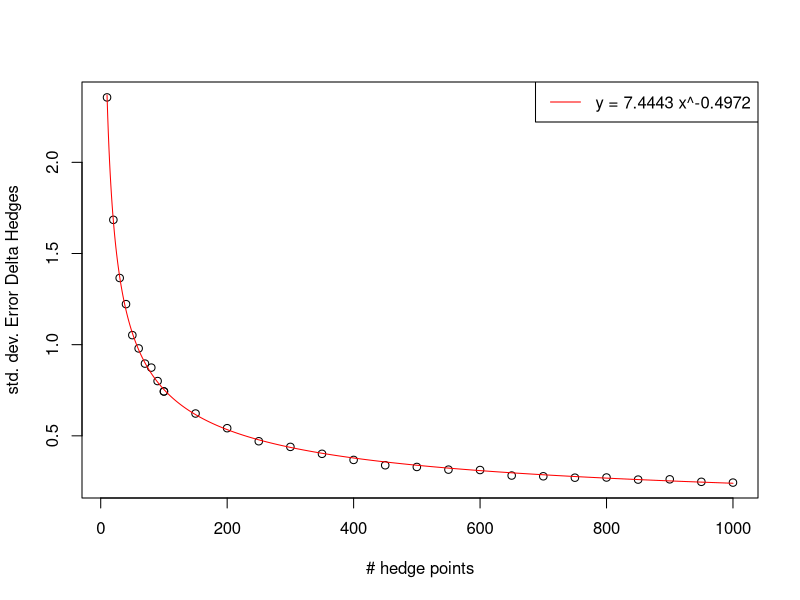
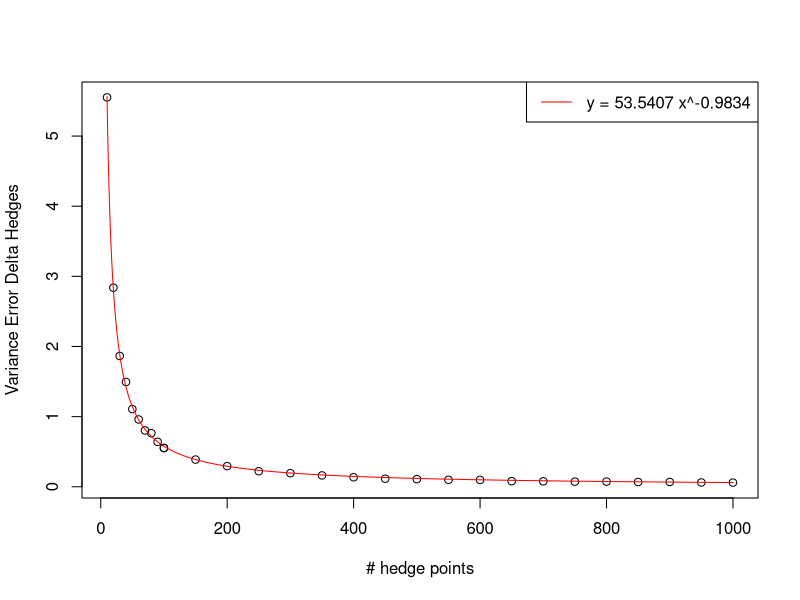

Write the R code that produced these figures, in order.
BSMOption<-function(PutCallFlag,S,T,K,r,sigma,Greek){
  # 'Four Things You Might Not Know About The Black-Scholes-Formula'

  if(PutCallFlag=="Call" && Greek=="Price" && T>0)
  {
    d1<-(log(S/K)+(r+sigma^2/2)*T) / (sigma*sqrt(T))
    d2<-d1 - sigma * sqrt(T)
    return(S * pnorm(d1, mean=0, sd=1) - K * exp(-r*T) * pnorm(d2, mean=0, sd=1)) 
  }
  if(PutCallFlag=="Call" && Greek=="Price" && T==0)
  {return(pmax(S-K,0))} 
  if(PutCallFlag=="Call" && Greek=="Delta" && T>0)
  {
    d1<-(log(S/K)+(r+sigma^2/2)*T) / (sigma*sqrt(T))
    return(pnorm(d1, mean=0, sd=1)) 
  }
  if(PutCallFlag=="Call" && Greek=="Delta" && T==0)
  {return(0)}
  if(PutCallFlag=="Call" && Greek=="Delta" && T==0)
  {return(0)}
  if(PutCallFlag=="Put" && T>0)
  {return(-1 * BSMOption("Call",S,T,K,r,-1 * sigma,Greek))}
  if(PutCallFlag=="Put" && Greek=="Price" && T==0)
  {return(pmax(K-S,0))}
}

### Parameter ###
PutCallFlag<-"Call"; # Put or Call
S_0<-100;
T<-1;
K<-S_0 * 1.15;
r<-0.05;
mu<-0.1;
sigma<-0.2
Npaths<-1000

Nhedgepoints_List<-c(seq(10, 100, 10), seq(100, 1000, 50))

Error_DeltaHedges_Nhedgepoints<-rep(0, length(Nhedgepoints_List));
Error_DeltaHedges_stdabw<-rep(0, length(Nhedgepoints_List));
Error_DeltaHedges_varianz<-rep(0, length(Nhedgepoints_List));

varianz<-function(x) {n=length(x) ; var(x) * n / (n-1)}
stdabw<-function(x) {n=length(x) ; sqrt(var(x) * n / (n-1))}

### Simulation Engine ###
for(k in 1:length(Nhedgepoints_List)){
  Nhedgepoints<-Nhedgepoints_List[k]
  set.seed(123456);
  dt<-T/Nhedgepoints;
  
  # Data
  S_t<-rep(0, times=Npaths);
  Payoff<-rep(0, times=Npaths);
  Hedge_DeltaHedge<-rep(0, times=Npaths);
  Error_DeltaHedge<-rep(0, times=Npaths);
  
  # Loop over j = 1 to Npaths
  for(j in 1:Npaths) {
    S<-S_0;
    
    # DeltaHedge
    V_DeltaHedge<-BSMOption(PutCallFlag,S,T,K,r,sigma,"Price"); # initial investment
    a_DeltaHedge<-BSMOption(PutCallFlag,S,T,K,r,sigma,"Delta"); # stock position = delta
    b_DeltaHedge<-V_DeltaHedge-a_DeltaHedge*S; # rest in bank; self-fin. Cond.
    
    # Loop over i=1 to Nhedgepoints
    for(i in 1:Nhedgepoints){
      eps<-rnorm(1); # eps=random.normal() simulate outcome of N(0,1)
      S<-S*exp((mu-0.5*sigma^2)*dt+sigma*sqrt(dt)*eps);
      
      # Delta-Hedge
      V_DeltaHedge<-a_DeltaHedge*S+b_DeltaHedge*exp(r*dt);
      a_DeltaHedge<-BSMOption(PutCallFlag,S,T-i*dt,K,r,sigma,"Delta");
      b_DeltaHedge<-V_DeltaHedge-a_DeltaHedge*S;
    }
    
    S_t[j]<-S;
    Hedge_DeltaHedge[j]<-V_DeltaHedge;
    Payoff[j]<-BSMOption(PutCallFlag,S,0,K,r,sigma,"Price");
  }
  
  # Calc Error
  Error_DeltaHedge<-Payoff - Hedge_DeltaHedge;
  
  Error_DeltaHedges_Nhedgepoints[k]<-Nhedgepoints_List[k] 
  Error_DeltaHedges_stdabw[k]<-stdabw(Error_DeltaHedge)
  Error_DeltaHedges_varianz[k]<-varianz(Error_DeltaHedge)
}
### Plots ###

## Fit
library(minpack.lm)
fit<-nlsLM(Error_DeltaHedges_stdabw ~ a*Error_DeltaHedges_Nhedgepoints^b, start=list(a=7.3787, b=-0.498) , control=nls.control(maxiter=2^10))
a<-as.list(coef(fit))$a
b<-as.list(coef(fit))$b             

plot(Error_DeltaHedges_Nhedgepoints, Error_DeltaHedges_stdabw, ylab="std. dev. Error Delta Hedges", xlab="# hedge points")
lines((10:1000), a*(10:1000)^b, col = "red")
legend("topright",legend=c(paste("y = ", round(a,4), " x^", round(b,4), sep="")), col = c("red"), lty=1, cex=1)

### Fit
fit<-nlsLM(Error_DeltaHedges_varianz ~ a*Error_DeltaHedges_Nhedgepoints^b, start=list(a=53.54, b=-0.983) , control=nls.control(maxiter=2^10))
a<-as.list(coef(fit))$a
b<-as.list(coef(fit))$b             

plot(Error_DeltaHedges_Nhedgepoints, Error_DeltaHedges_varianz, ylab="Variance Error Delta Hedges", xlab="# hedge points")
lines((10:1000), a*(10:1000)^b, col = "red")
legend("topright",legend=c(paste("y = ", round(a,4), " x^", round(b,4), sep="")), col = c("red"), lty=1, cex=1)
